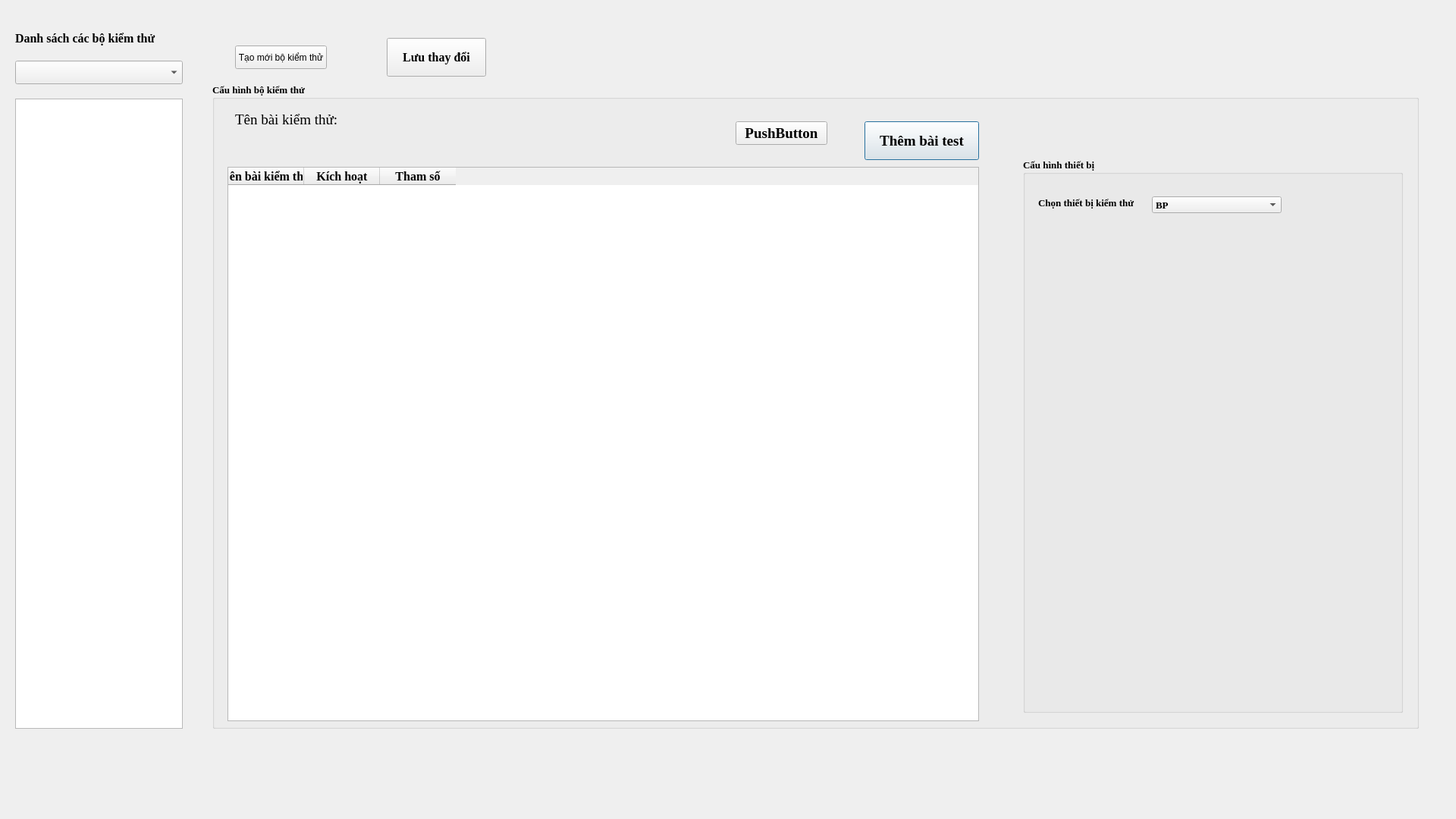
<?xml version="1.0" encoding="UTF-8"?>
<ui version="4.0">
 <class>testing_config</class>
 <widget class="QDialog" name="testing_config">
  <property name="geometry">
   <rect>
    <x>0</x>
    <y>0</y>
    <width>1920</width>
    <height>1080</height>
   </rect>
  </property>
  <property name="windowTitle">
   <string>Dialog</string>
  </property>
  <widget class="QLabel" name="label_4">
   <property name="geometry">
    <rect>
     <x>20</x>
     <y>30</y>
     <width>231</width>
     <height>41</height>
    </rect>
   </property>
   <property name="font">
    <font>
     <family>Times New Roman</family>
     <pointsize>12</pointsize>
     <weight>75</weight>
     <bold>true</bold>
    </font>
   </property>
   <property name="text">
    <string>Danh sách các bộ kiểm thử</string>
   </property>
  </widget>
  <widget class="QComboBox" name="comboBox">
   <property name="geometry">
    <rect>
     <x>20</x>
     <y>80</y>
     <width>221</width>
     <height>31</height>
    </rect>
   </property>
   <property name="font">
    <font>
     <family>Times New Roman</family>
     <pointsize>14</pointsize>
     <weight>75</weight>
     <bold>true</bold>
    </font>
   </property>
  </widget>
  <widget class="QGroupBox" name="groupBoxConfig">
   <property name="geometry">
    <rect>
     <x>280</x>
     <y>110</y>
     <width>1591</width>
     <height>851</height>
    </rect>
   </property>
   <property name="font">
    <font>
     <family>Times New Roman</family>
     <pointsize>10</pointsize>
     <weight>75</weight>
     <bold>true</bold>
    </font>
   </property>
   <property name="title">
    <string>Cấu hình bộ kiểm thử</string>
   </property>
   <widget class="QTableWidget" name="tableWidget">
    <property name="geometry">
     <rect>
      <x>20</x>
      <y>110</y>
      <width>991</width>
      <height>731</height>
     </rect>
    </property>
    <property name="font">
     <font>
      <family>Times New Roman</family>
      <pointsize>14</pointsize>
      <weight>75</weight>
      <bold>true</bold>
     </font>
    </property>
    <property name="editTriggers">
     <set>QAbstractItemView::NoEditTriggers</set>
    </property>
    <column>
     <property name="text">
      <string>Tên bài kiểm thử</string>
     </property>
     <property name="font">
      <font>
       <family>Times New Roman</family>
       <pointsize>12</pointsize>
       <weight>75</weight>
       <bold>true</bold>
      </font>
     </property>
    </column>
    <column>
     <property name="text">
      <string>Kích hoạt</string>
     </property>
     <property name="font">
      <font>
       <family>Times New Roman</family>
       <pointsize>12</pointsize>
       <weight>75</weight>
       <bold>true</bold>
      </font>
     </property>
    </column>
    <column>
     <property name="text">
      <string>Tham số</string>
     </property>
     <property name="font">
      <font>
       <family>Times New Roman</family>
       <pointsize>12</pointsize>
       <weight>75</weight>
       <bold>true</bold>
      </font>
     </property>
    </column>
   </widget>
   <widget class="QPushButton" name="new_test">
    <property name="geometry">
     <rect>
      <x>860</x>
      <y>50</y>
      <width>151</width>
      <height>51</height>
     </rect>
    </property>
    <property name="font">
     <font>
      <family>Times New Roman</family>
      <pointsize>14</pointsize>
      <weight>75</weight>
      <bold>true</bold>
     </font>
    </property>
    <property name="toolTipDuration">
     <number>8</number>
    </property>
    <property name="layoutDirection">
     <enum>Qt::LeftToRight</enum>
    </property>
    <property name="text">
     <string notr="true" extracomment="qqq">Thêm bài test</string>
    </property>
    <property name="icon">
     <iconset theme="new">
      <selectedon>:/icon/up-arrow.png</selectedon>
     </iconset>
    </property>
    <property name="iconSize">
     <size>
      <width>32</width>
      <height>32</height>
     </size>
    </property>
   </widget>
   <widget class="QPushButton" name="pushButton_2">
    <property name="geometry">
     <rect>
      <x>690</x>
      <y>50</y>
      <width>121</width>
      <height>31</height>
     </rect>
    </property>
    <property name="font">
     <font>
      <family>Times New Roman</family>
      <pointsize>14</pointsize>
      <weight>75</weight>
      <bold>true</bold>
     </font>
    </property>
    <property name="text">
     <string>PushButton</string>
    </property>
   </widget>
   <widget class="QLabel" name="label">
    <property name="geometry">
     <rect>
      <x>30</x>
      <y>40</y>
      <width>161</width>
      <height>16</height>
     </rect>
    </property>
    <property name="font">
     <font>
      <family>Times New Roman</family>
      <pointsize>14</pointsize>
      <weight>50</weight>
      <bold>false</bold>
     </font>
    </property>
    <property name="text">
     <string>Tên bài kiểm thử:</string>
    </property>
   </widget>
   <widget class="QGroupBox" name="groupBox_2">
    <property name="geometry">
     <rect>
      <x>1069</x>
      <y>99</y>
      <width>501</width>
      <height>731</height>
     </rect>
    </property>
    <property name="title">
     <string>Cấu hình thiết bị</string>
    </property>
    <widget class="QComboBox" name="comboBox_2">
     <property name="geometry">
      <rect>
       <x>170</x>
       <y>50</y>
       <width>171</width>
       <height>22</height>
      </rect>
     </property>
     <item>
      <property name="text">
       <string>BP</string>
      </property>
     </item>
     <item>
      <property name="text">
       <string>PMU</string>
      </property>
     </item>
     <item>
      <property name="text">
       <string>MC</string>
      </property>
     </item>
     <item>
      <property name="text">
       <string>HMI</string>
      </property>
     </item>
     <item>
      <property name="text">
       <string>Xe Camel</string>
      </property>
     </item>
    </widget>
    <widget class="QLabel" name="label_2">
     <property name="geometry">
      <rect>
       <x>20</x>
       <y>50</y>
       <width>131</width>
       <height>16</height>
      </rect>
     </property>
     <property name="text">
      <string>Chọn thiết bị kiểm thử</string>
     </property>
    </widget>
   </widget>
   <widget class="QLabel" name="nameTs">
    <property name="geometry">
     <rect>
      <x>180</x>
      <y>40</y>
      <width>161</width>
      <height>20</height>
     </rect>
    </property>
    <property name="font">
     <font>
      <family>Times New Roman</family>
      <pointsize>14</pointsize>
      <weight>75</weight>
      <bold>true</bold>
     </font>
    </property>
    <property name="text">
     <string/>
    </property>
   </widget>
  </widget>
  <widget class="QListWidget" name="jigTestlist">
   <property name="geometry">
    <rect>
     <x>20</x>
     <y>130</y>
     <width>221</width>
     <height>831</height>
    </rect>
   </property>
   <property name="font">
    <font>
     <family>Times New Roman</family>
     <pointsize>12</pointsize>
     <weight>75</weight>
     <bold>true</bold>
    </font>
   </property>
  </widget>
  <widget class="QPushButton" name="pushButton">
   <property name="geometry">
    <rect>
     <x>310</x>
     <y>60</y>
     <width>121</width>
     <height>31</height>
    </rect>
   </property>
   <property name="text">
    <string>Tạo mới bộ kiểm thử</string>
   </property>
  </widget>
  <widget class="QPushButton" name="saveTestSuite">
   <property name="geometry">
    <rect>
     <x>510</x>
     <y>50</y>
     <width>131</width>
     <height>51</height>
    </rect>
   </property>
   <property name="font">
    <font>
     <family>Times New Roman</family>
     <pointsize>12</pointsize>
     <weight>75</weight>
     <bold>true</bold>
    </font>
   </property>
   <property name="text">
    <string>Lưu thay đổi</string>
   </property>
  </widget>
 </widget>
 <resources/>
 <connections/>
</ui>
